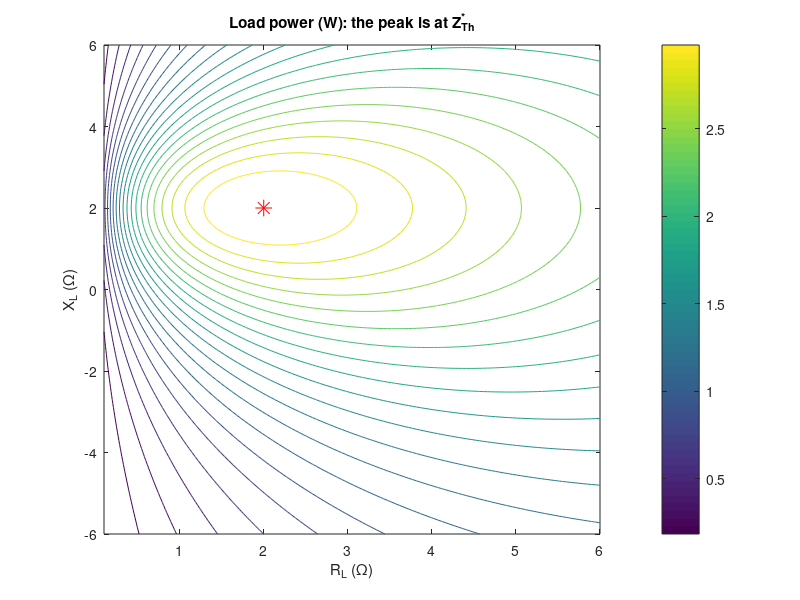

Write the MATLAB code that produced this figure.
% Circuits 1 — Maximum Power Transfer (AC)
%title: Maximum Power Transfer with Impedances
%ar-title: أقصى نقل للقدرة بالمعاوقات
%lesson: c1-power-6
%course: circuits-1

%% The rule: ZL = conj(ZTh)
%ar: VTh = 7.071∠−45°، و ZTh = 2 − j2. أقصى قدرة عندما ZL = ZTh* = 2 + j2، وقيمتها |VTh|²/(8 RTh) (قيم قمة).
VTh = 7.071*exp(-1j*pi/4); ZTh = 2 - 2j;
ZL = conj(ZTh);
I = VTh/(ZTh + ZL);
Pmax = 0.5*abs(I)^2*real(ZL);
fprintf('ZL = %g%+gj ohm, Pmax = %.4f W (formula %.4f W)\n', real(ZL), imag(ZL), Pmax, abs(VTh)^2/(8*real(ZTh)))

%% Search over all loads
%ar: نتحقق بالبحث على شبكة من القيم: RL من 0.1 إلى 6 و XL من −6 إلى 6. meshgrid يصنع كل الأزواج، و contour يرسم خطوط تساوي القدرة.
[RL, XL] = meshgrid(linspace(0.1, 6, 120), linspace(-6, 6, 121));
P = 0.5*abs(VTh).^2 .* RL ./ ((real(ZTh) + RL).^2 + (imag(ZTh) + XL).^2);
[pm, k] = max(P(:));
fprintf('grid search: max %.4f W at RL = %.2f, XL = %.2f\n', pm, RL(k), XL(k))
contour(RL, XL, P, 20); colorbar; hold on; plot(2, 2, 'r*', 'MarkerSize', 12); hold off
xlabel('R_L (\Omega)'); ylabel('X_L (\Omega)'); title('Load power (W): the peak is at Z_{Th}^*')

%%! Project idea: when only R can change
%ar: مشروع: إذا كان الحمل مقاومة فقط، فأفضل قيمة RL = |ZTh| (وليست 2). احسب القدرة وقارن بالحالة المثالية.
RLb = abs(ZTh);
Pb = 0.5*abs(VTh/(ZTh + RLb))^2*RLb;
fprintf('resistive load only: RL = %.3f ohm gives %.4f W (%.0f%% of the maximum)\n', RLb, Pb, Pb/Pmax*100)
